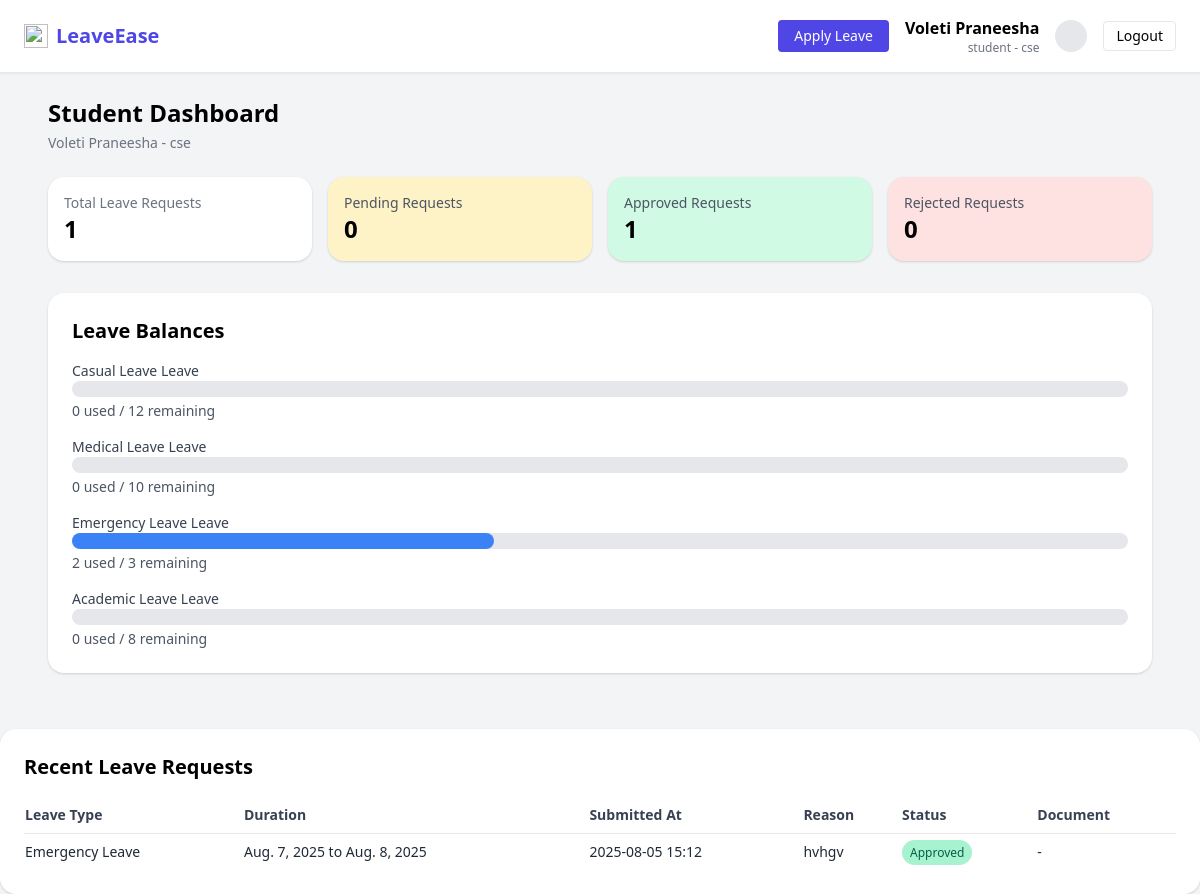
The page /student/dashboard/ (signed in) on the database its author committed.
### accounts/models.py (models this page shows, shortened)
class CustomUser(AbstractUser):
    ROLE_CHOICES = [
        ('student', 'Student'),
        ('faculty', 'Faculty'),
        ('admin', 'Admin'),
    ]
    phone_number = models.CharField(max_length=15)
    role = models.CharField(max_length=10, choices=ROLE_CHOICES)
    department = models.CharField(max_length=100)
    roll_number = models.CharField(max_length=20, blank=True, null=True)

class LeaveRequest(models.Model):
    user = models.ForeignKey(settings.AUTH_USER_MODEL, on_delete=models.CASCADE)
    leave_type = models.CharField(max_length=20, choices=LEAVE_TYPES)
    start_date = models.DateField()
    end_date = models.DateField()
    reason = models.TextField()
    address_during_leave = models.CharField(max_length=255, blank=True)
    emergency_contact = models.CharField(max_length=15, blank=True)
    document = models.FileField(upload_to='leave_documents/', blank=True, null=True)
    submitted_at = models.DateTimeField(auto_now_add=True)
    status = models.CharField(max_length=20, choices=LEAVE_STATUS, default='Pending')
    @property
    def duration(self):
        return (self.end_date - self.start_date).days + 1

### accounts/views.py (the view)
# urls.py: path('student/dashboard/', views.student_dashboard, name='student_dashboard'),
@login_required
def student_dashboard(request):
    user = request.user
    balance, _ = LeaveBalance.objects.get_or_create(user=user)
    approved_leaves = LeaveRequest.objects.filter(user=user, status='Approved')
    leave_data = []
    for lt in ['Casual Leave', 'Medical Leave', 'Emergency Leave', 'Academic Leave']:
        used = sum(l.duration for l in approved_leaves if l.leave_type == lt)
        remaining = getattr(balance, lt.split()[0].lower(), 0)
        leave_data.append((lt, used, remaining))
    context = {
        'leave_data': leave_data,
        'recent_leaves': LeaveRequest.objects.filter(user=user).order_by('-submitted_at')[:5],
        'total_requests': LeaveRequest.objects.filter(user=user).count(),
        'approved_requests': approved_leaves.count(),
        'pending_requests': LeaveRequest.objects.filter(user=user, status='Pending').count(),
        'rejected_requests': LeaveRequest.objects.filter(user=user, status='Rejected').count(),
    }
    return render(request, 'student/student_dashboard.html', context)

### accounts/templatetags/custom_filters.py (called while the page is built)
@register.filter
def get_percent(used, total):
    try:
        return int((used / total) * 100)
    except ZeroDivisionError:
        return 0

### accounts/templates/student/student_dashboard.html (shortened to what this page needs)
{% load static %}
{% load custom_filters %}
<!DOCTYPE html>
<html lang="en">
<head>
  <link href="https://cdn.jsdelivr.net/npm/tailwindcss@2.2.19/dist/tailwind.min.css" rel="stylesheet">
</head>
<body class="bg-gray-100">
<nav class="bg-white border-b shadow-sm px-6 py-4 flex justify-between items-center">
  <div class="flex items-center space-x-2">
    <img src="https://img.icons8.com/fluency/48/leave.png" class="h-6 w-6" />
    <h1 class="text-xl font-bold text-indigo-600">LeaveEase</h1>
  </div>
  <div class="flex items-center space-x-4">
    {% if user.role == "student" %}
      <a href="{% url 'apply_leave' %}" class="bg-indigo-600 text-white text-sm px-4 py-1.5 rounded hover:bg-indigo-700">
        Apply Leave
      </a>
    {% endif %}
    <div class="text-right hidden sm:block">
      <p class="font-semibold">{{ user.get_full_name }}</p>
      <p class="text-xs text-gray-500">{{ user.role }} - {{ user.department }}</p>
    </div>
    <div class="bg-gray-200 text-sm rounded-full w-8 h-8 flex items-center justify-center font-semibold">
    </div>
    <a href="{% url 'logout' %}" class="bg-white border px-3 py-1 rounded hover:bg-gray-100 text-sm">Logout</a>
  </div>
</nav>
<div class="max-w-6xl mx-auto p-6">
    <h2 class="text-2xl font-bold mb-1">Student Dashboard</h2>
    <p class="text-sm text-gray-500 mb-6">{{ user.get_full_name }} - {{ user.department }}</p>
    <div class="grid grid-cols-1 sm:grid-cols-2 lg:grid-cols-4 gap-4 mb-8">
      <div class="bg-white rounded-2xl shadow p-4">
        <p class="text-sm text-gray-500">Total Leave Requests</p>
        <p class="text-2xl font-semibold">{{ total_requests }}</p>
      </div>
      <div class="bg-yellow-100 rounded-2xl shadow p-4">
        <p class="text-sm text-gray-600">Pending Requests</p>
        <p class="text-2xl font-semibold">{{ pending_requests }}</p>
      </div>
      <div class="bg-green-100 rounded-2xl shadow p-4">
        <p class="text-sm text-gray-600">Approved Requests</p>
        <p class="text-2xl font-semibold">{{ approved_requests }}</p>
      </div>
      <div class="bg-red-100 rounded-2xl shadow p-4">
        <p class="text-sm text-gray-600">Rejected Requests</p>
        <p class="text-2xl font-semibold">{{ rejected_requests }}</p>
      </div>
    </div>
    <div class="bg-white rounded-2xl shadow p-6 mb-8">
      <h2 class="text-xl font-semibold mb-4">Leave Balances</h2>
      <div class="space-y-4">
        {% for type, used, remaining in leave_data %}
          {% with total=used|add:remaining %}
            <div>
              <p class="text-sm font-medium text-gray-700">{{ type }} Leave</p>
              <div class="w-full bg-gray-200 rounded-full h-4">
                <div class="bg-blue-500 h-4 rounded-full" style="width: {{ used|get_percent:total }}%"></div>
              </div>
              <p class="text-sm text-gray-600 mt-1">{{ used }} used / {{ remaining }} remaining</p>
            </div>
          {% endwith %}
        {% endfor %}
      </div>
    </div>
</div>
    <div class="bg-white rounded-2xl shadow p-6">
      <h2 class="text-xl font-semibold mb-4">Recent Leave Requests</h2>
      <table class="min-w-full table-auto text-sm">
        <thead>
          <tr class="text-left text-gray-700 border-b">
            <th class="py-2">Leave Type</th>
            <th class="py-2">Duration</th>
            <th class="py-2">Submitted At</th>
            <th class="py-2">Reason</th>
            <th class="py-2">Status</th>
            <th class="py-2">Document</th>
          </tr>
        </thead>
        <tbody class="text-gray-800">
          {% for leave in recent_leaves %}
            <tr class="border-t">
              <td class="py-2">{{ leave.leave_type }}</td>
              <td class="py-2">{{ leave.start_date }} to {{ leave.end_date }}</td>
              <td class="py-2">{{ leave.submitted_at|date:"Y-m-d H:i" }}</td>
              <td class="py-2">{{ leave.reason|truncatechars:50 }}</td>
              <td class="py-2">
                {% if leave.status == 'Pending' %}
                  <span class="bg-yellow-200 text-yellow-800 px-2 py-1 rounded-full text-xs">Pending</span>
                {% elif leave.status == 'Approved' %}
                  <span class="bg-green-200 text-green-800 px-2 py-1 rounded-full text-xs">Approved</span>
                {% else %}
                  <span class="bg-red-200 text-red-800 px-2 py-1 rounded-full text-xs">Rejected</span>
                {% endif %}
              </td>
              <td class="py-2">
                {% if leave.document %}
                  <a href="{{ leave.document.url }}" target="_blank" class="text-blue-600 hover:underline">View</a>
                {% else %}
                  -
                {% endif %}
              </td>
            </tr>
          {% empty %}
            <tr>
              <td colspan="6" class="py-4 text-center text-gray-500">No leave requests yet.</td>
            </tr>
          {% endfor %}
        </tbody>
      </table>
    </div>
</body>
</html>

### rows shown on the page
CustomUser: get_full_name "Voleti Praneesha", role "student", department "cse"
LeaveRequest: leave_type "Emergency Leave", start_date "Aug. 7, 2025", end_date "Aug. 8, 2025", submitted_at "2025-08-05 15:12", reason "hvhgv", status "Approved"

### other values the page prints
{{ total_requests }} "1"
{{ pending_requests }} "0"
{{ approved_requests }} "1"
{{ rejected_requests }} "0"
{{ type }} "Casual Leave" "Medical Leave" "Emergency Leave" "Academic Leave"
{{ used }} "0" "0" "2" "0"
{{ remaining }} "12" "10" "3" "8"
